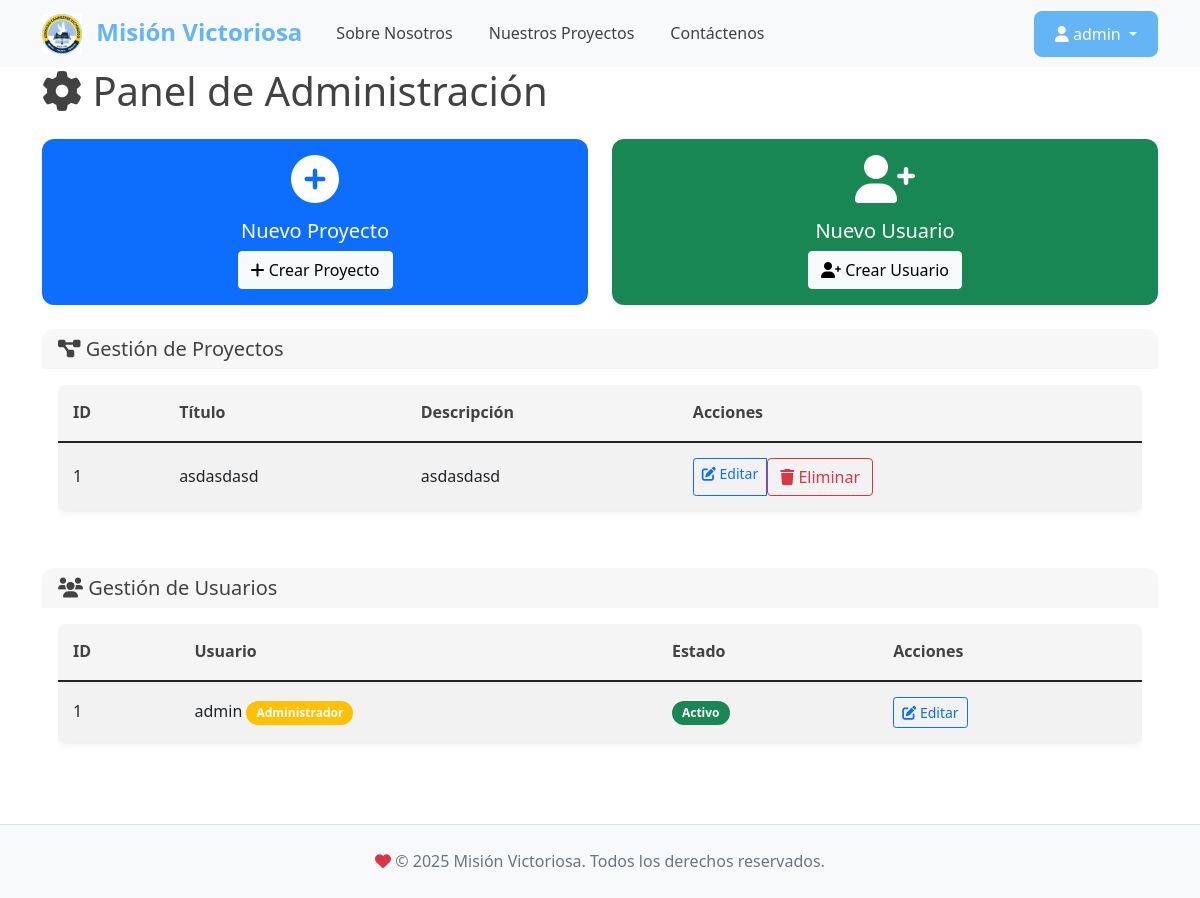
/admin (signed in), run on an earlier commit of the app's database.
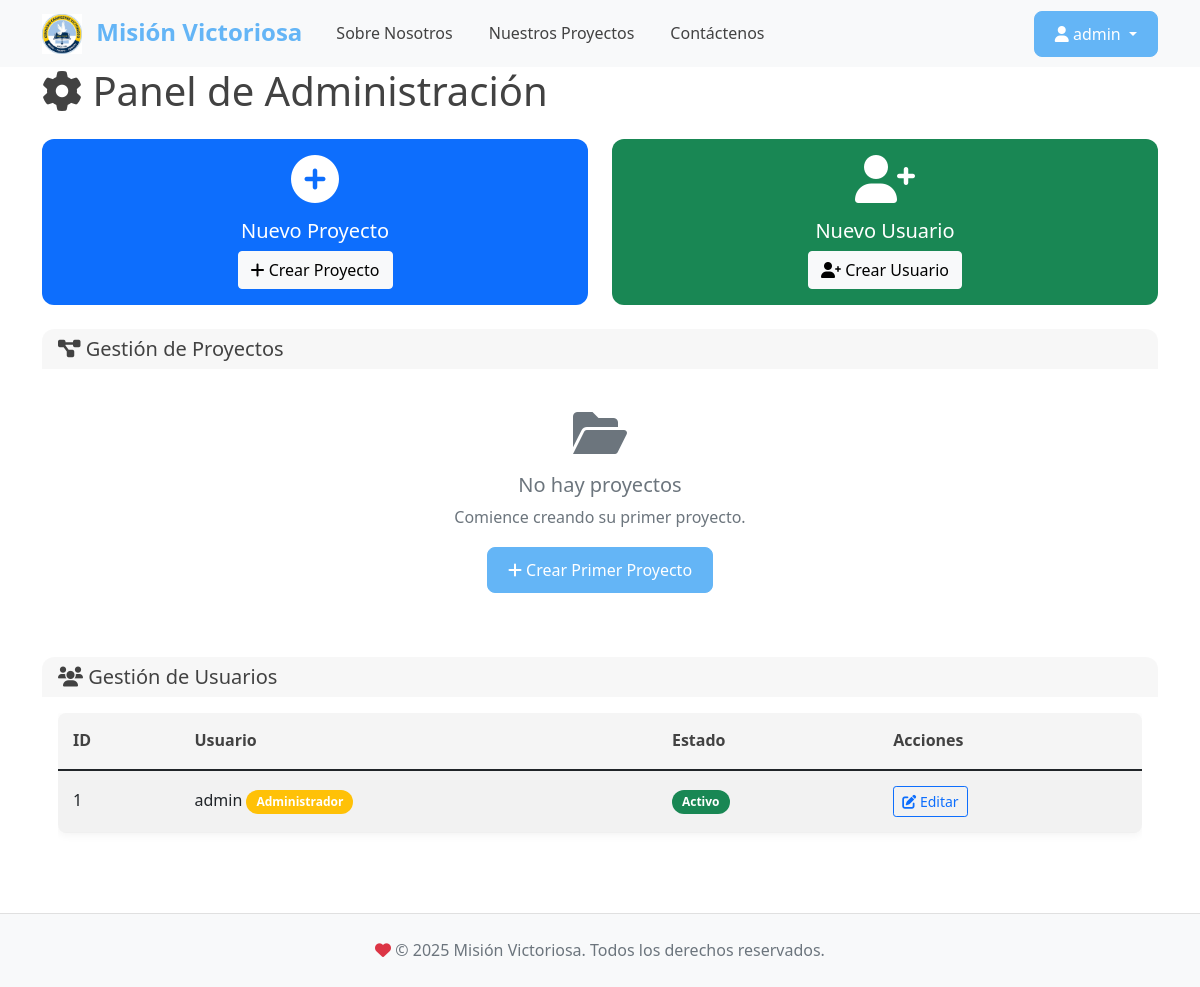
And on a later commit of the database.
### tables this page shows
CREATE TABLE proyectos (
            id INTEGER PRIMARY KEY AUTOINCREMENT,
            titulo TEXT NOT NULL,
            descripcion TEXT NOT NULL,
            imagen BLOB,
            fecha_creacion DATETIME DEFAULT CURRENT_TIMESTAMP
        );

CREATE TABLE usuarios (
            id INTEGER PRIMARY KEY AUTOINCREMENT,
            username TEXT UNIQUE NOT NULL,
            password_hash TEXT NOT NULL
        );

### app.py (the view)
@app.route('/admin')
@login_required
def admin():
    conn = get_db()
    cursor = conn.cursor()
    cursor.execute('SELECT id, titulo, descripcion FROM proyectos ORDER BY id DESC')
    projects = cursor.fetchall()
    cursor.execute('SELECT id, username FROM usuarios ORDER BY id')
    users = cursor.fetchall()
    conn.close()
    return render_template('admin.html', projects=projects, users=users)

### app.py (called while the page is built)
def get_db():
    conn = sqlite3.connect(DATABASE)
    conn.row_factory = sqlite3.Row
    return conn

def login_required(f):
    @wraps(f)
    def decorated_function(*args, **kwargs):
        if 'user_id' not in session:
            flash('Debe iniciar sesión para acceder a esta página.', 'error')
            return redirect(url_for('login'))
        return f(*args, **kwargs)
    return decorated_function

### templates/admin.html (shortened to what the changed rows need)
{% extends "base.html" %}
{% block content %}
<div class="container">
    <div class="row">
        <div class="col-12">
            <h1 class="mb-4">
                <i class="fas fa-cog"></i> Panel de Administración
            </h1>
            <div class="card mb-4">
                <div class="card-body">
                    {% if projects %}
                        <div class="table-responsive">
                            <table class="table table-striped">
                                <thead>
                                    <tr>
                                        <th>ID</th>
                                        <th>Título</th>
                                        <th>Descripción</th>
                                        <th>Acciones</th>
                                    </tr>
                                </thead>
                                <tbody>
                                    {% for project in projects %}
                                        <tr>
                                            <td>{{ project.id }}</td>
                                            <td>{{ project.titulo }}</td>
                                            <td>{{ project.descripcion[:100] }}{% if project.descripcion|length > 100 %}...{% endif %}</td>
                                            <td>
                                                <div class="btn-group btn-group-sm">
                                                    <a href="{{ url_for('edit_project', project_id=project.id) }}"
                                                       class="btn btn-outline-primary">
                                                        <i class="fas fa-edit"></i> Editar
                                                    </a>
                                                    <form method="POST" action="{{ url_for('delete_project', project_id=project.id) }}"
                                                          style="display: inline;"
                                                          onsubmit="return confirm('¿Está seguro de eliminar este proyecto?')">
                                                        <button type="submit" class="btn btn-outline-danger">
                                                            <i class="fas fa-trash"></i> Eliminar
                                                        </button>
                                                    </form>
                                                </div>
                                            </td>
                                        </tr>
                                    {% endfor %}
                                </tbody>
                            </table>
                        </div>
                    {% else %}
                        <div class="text-center py-4">
                            <i class="fas fa-folder-open fa-3x text-muted mb-3"></i>
                            <h5 class="text-muted">No hay proyectos</h5>
                            <p class="text-muted">Comience creando su primer proyecto.</p>
                            <a href="{{ url_for('new_project') }}" class="btn btn-primary">
                                <i class="fas fa-plus"></i> Crear Primer Proyecto
                            </a>
                        </div>
                    {% endif %}
                </div>
            </div>
            {% if session.username == 'admin' %}
            <div class="card">
                <div class="card-body">
                    {% if users %}
                        <div class="table-responsive">
                            <table class="table table-striped">
                                <thead>
                                    <tr>
                                        <th>ID</th>
                                        <th>Usuario</th>
                                        <th>Estado</th>
                                        <th>Acciones</th>
                                    </tr>
                                </thead>
                                <tbody>
                                    {% for user in users %}
                                        <tr>
                                            <td>{{ user.id }}</td>
                                            <td>
                                                {{ user.username }}
                                                {% if user.username == 'admin' %}
                                                    <span class="badge bg-warning">Administrador</span>
                                                {% endif %}
                                            </td>
                                            <td>
                                                <span class="badge bg-success">Activo</span>
                                            </td>
                                            <td>
                                                <div class="btn-group btn-group-sm">
                                                    <a href="{{ url_for('edit_user', user_id=user.id) }}"
                                                       class="btn btn-outline-primary">
                                                        <i class="fas fa-edit"></i> Editar
                                                    </a>
                                                </div>
                                            </td>
                                        </tr>
                                    {% endfor %}
                                </tbody>
                            </table>
                        </div>
                    {% else %}
                        <div class="text-center py-4">
                            <i class="fas fa-users fa-3x text-muted mb-3"></i>
                            <h5 class="text-muted">No hay usuarios adicionales</h5>
                            <p class="text-muted">Solo existe el usuario administrador inicial.</p>
                        </div>
                    {% endif %}
                </div>
            </div>
            {% endif %}
        </div>
    </div>
</div>
{% endblock %}

### templates/base.html (shortened to what this page needs)
<!DOCTYPE html>
<html lang="es">
<head>
    <link href="https://cdn.jsdelivr.net/npm/bootstrap@5.1.3/dist/css/bootstrap.min.css" rel="stylesheet">
    <link href="https://cdnjs.cloudflare.com/ajax/libs/font-awesome/6.0.0/css/all.min.css" rel="stylesheet">
    <link href="{{ url_for('static', filename='style.css') }}" rel="stylesheet">
</head>
<body>
    <nav class="navbar navbar-expand-lg navbar-light bg-light sticky-top">
        <div class="container">
            <a class="navbar-brand fw-bold" href="{{ url_for('index') }}">
                 <img src="{{ url_for('static', filename='img/logo.jpeg') }}" alt="Logo" height="40" class="me-2">
                 Misión Victoriosa
            </a>
            <div class="collapse navbar-collapse" id="navbarNav">
                <ul class="navbar-nav me-auto">
                    <li class="nav-item">
                        <a class="nav-link" href="#sobre-nosotros">Sobre Nosotros</a>
                    </li>
                    <li class="nav-item">
                        <a class="nav-link" href="#proyectos">Nuestros Proyectos</a>
                    </li>
                    <li class="nav-item">
                        <a class="nav-link" href="#contacto">Contáctenos</a>
                    </li>
                </ul>
                <div class="d-flex align-items-center">
                    {% if session.user_id %}
                        <div class="dropdown">
                            <button class="btn btn-primary dropdown-toggle" type="button" id="userMenu" data-bs-toggle="dropdown">
                                <i class="fas fa-user"></i> {{ session.username }}
                            </button>
                        </div>
                    {% else %}
                        <a href="{{ url_for('login') }}" class="btn btn-primary">
                            <i class="fas fa-sign-in-alt"></i> Iniciar Sesión
                        </a>
                    {% endif %}
                </div>
            </div>
        </div>
    </nav>
    <main>
        {% block content %}{% endblock %}
    </main>
    <footer class="bg-light text-center py-4 mt-5">
        <div class="container">
            <p class="mb-0 text-muted">
                <i class="fas fa-heart text-danger"></i>
                &copy; 2025 Misión Victoriosa. Todos los derechos reservados.
            </p>
        </div>
    </footer>
</body>
</html>

What changed in the data, as far as the page shows it:
removed proyectos: id "1", titulo "asdasdasd", descripcion "asdasdasd"
Also different on the page:
text no longer shown: "ID Título Descripción Acciones"
text now shown: "No hay proyectos Comience creando su primer proyecto. Crear Primer Proyecto"
